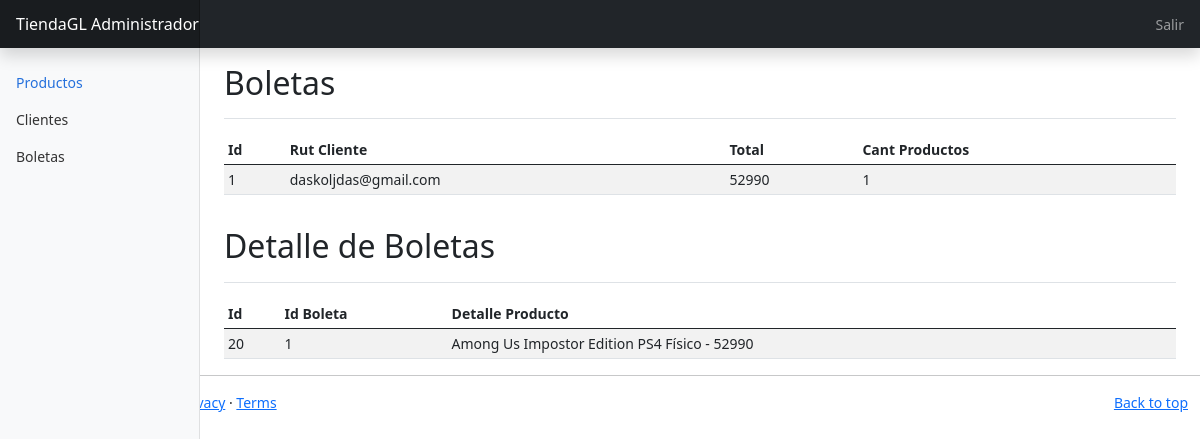
Before: /administrador/boleta with the older database file.
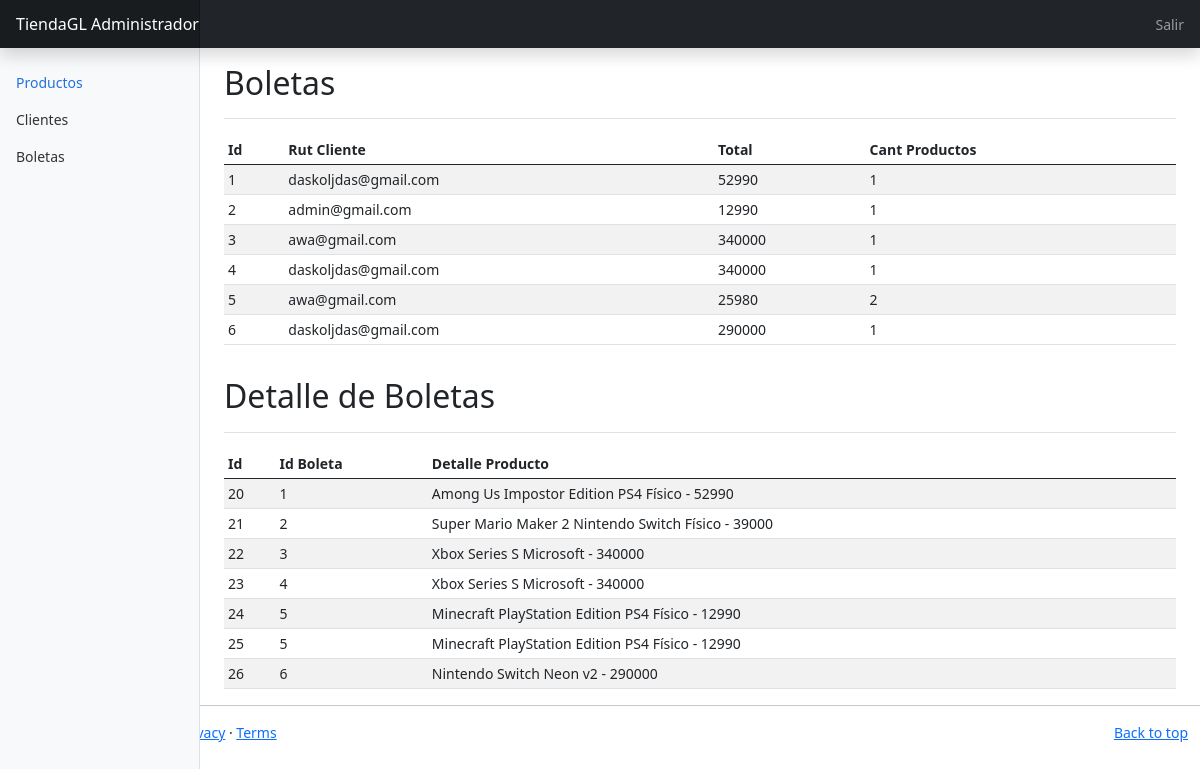
After: the same page with the newer database file.
### tiendaweb/models.py (models this page shows, shortened)
class Boleta(models.Model):
    id = models.AutoField(primary_key=True)
    total = models.CharField(max_length=7, default="0")
    cant_productos = models.CharField(max_length=7, default="0")
    rut_cliente = models.ForeignKey(Cliente, on_delete=models.CASCADE)
    fecha = models.CharField(max_length=30, default="--/--/--_--:--:--")
    tipo_pago = models.CharField(max_length=30, default=" ")
    nro_orden = models.CharField(max_length=100, default="0")
    def __str__(self):
        return str(self.id)
    class Meta:
        db_table = 'tiendaweb_boleta'

class Cliente(AbstractBaseUser, PermissionsMixin):
    rut = models.CharField(primary_key=True, max_length=9)
    nombre = models.CharField(max_length=200)
    email = models.CharField(max_length=100, default=" ")
    direccion = models.CharField(max_length=500)
    is_active = models.BooleanField(default=True)
    is_staff = models.BooleanField(default=False)
    groups = models.ManyToManyField(
        'auth.Group',
        related_name='cliente_set',
        blank=True,
        help_text='The groups this user belongs to.',
        verbose_name='groups',
    )
    user_permissions = models.ManyToManyField(
        'auth.Permission',
        related_name='cliente_permissions_set',
        blank=True,
        help_text='Specific permissions for this user.',
        verbose_name='user permissions',
    )
    objects = ClienteManager()
    USERNAME_FIELD = 'rut'
    REQUIRED_FIELDS = ['nombre', 'email']
    def __str__(self):
        return self.email
    class Meta:
        db_table = 'tiendaweb_cliente'

class Detalle_Boleta(models.Model):
    id = models.AutoField(primary_key=True)
    producto = models.CharField(max_length=500)
    id_boleta = models.ForeignKey(Boleta, on_delete=models.CASCADE)
    class Meta:
        db_table = 'tiendaweb_detalle_boleta'

### tiendaweb/views.py (the view)
# urls.py: path('administrador/boleta', views.boletas, name='boletas'),
def boletas(request):
    boletas = Boleta.objects.all()
    detalle_boletas = Detalle_Boleta.objects.all()
    context = {
        "boletas": boletas,
        "detalle_boletas": detalle_boletas
    }
    return render(request,'adminbol.html',context)

### tiendaweb/templates/adminbol.html
{%extends 'admin.html'%}
{%block content%}
<main class="col-md-9 ms-sm-auto col-lg-10 px-md-4">
    <div class="d-flex justify-content-between flex-wrap flex-md-nowrap align-items-center pt-3 pb-2 mb-3 border-bottom">
      <h1 class="h2">Boletas</h1>
    </div>
    <div class="table-responsive">
      <table class="table table-striped table-sm">
        <thead>
          <tr>
            <th scope="col">Id</th>
            <th scope="col">Rut Cliente</th>
            <th scope="col">Total</th>
            <th scope="col">Cant Productos</th>
          </tr>
        </thead>
        <tbody>
          {% for boleta in boletas %}
          <tr>
            <td>{{ boleta.id }}</td>
            <td>{{ boleta.rut_cliente }}</td>
            <td>{{ boleta.total }}</td>
            <td>{{ boleta.cant_productos }}</td>
          </tr>
          {%endfor%}
        </tbody>
    </table>
</div>
<div class="d-flex justify-content-between flex-wrap flex-md-nowrap align-items-center pt-3 pb-2 mb-3 border-bottom">
  <h1 class="h2">Detalle de Boletas</h1>
</div>
    <div class="table-responsive">
        <table class="table table-striped table-sm">
        <thead>
            <tr>
              <th scope="col">Id</th>
              <th scope="col">Id Boleta</th>
              <th scope="col">Detalle Producto</th>
            </tr>
          </thead>
          <tbody>
            {% for detalle_boleta in detalle_boletas %}
            <tr>
              <td>{{ detalle_boleta.id }}</td>
              <td>{{ detalle_boleta.id_boleta}}</td>
              <td>{{ detalle_boleta.producto}}</td>
            </tr>
            {%endfor%}
          </tbody>
      </table>
    </div>
  </main>
{%endblock%}

### tiendaweb/templates/admin.html (shortened to what this page needs)
<!doctype html>
<html lang="en">
  <head>
    {%load static%}
<link href="{%static 'css/bootstrap.min.css'%}" rel="stylesheet">
    <link href="{%static 'css/dashboard.css'%}" rel="stylesheet">
  </head>
  <body>
<header class="navbar navbar-dark sticky-top bg-dark flex-md-nowrap p-0 shadow">
  <a class="navbar-brand col-md-3 col-lg-2 me-0 px-3" href="#">TiendaGL Administrador</a>
  <div class="navbar-nav">
    <div class="nav-item text-nowrap">
      <a class="nav-link px-3" href="{%url 'home'%}" >Salir</a>
    </div>
  </div>
</header>
<div class="container-fluid">
  <div class="row">
    <nav id="sidebarMenu" class="col-md-3 col-lg-2 d-md-block bg-light sidebar collapse">
      <div class="position-sticky pt-3">
        <ul class="nav flex-column">
          <li class="nav-item">
            <a class="nav-link active" aria-current="page" href="{%url 'administrador'%}">
              Productos
            </a>
          </li>
          <li class="nav-item">
            <a class="nav-link" href="{%url 'acliente'%}">
              Clientes
            </a>
          </li>
          <li class="nav-item">
            <a class="nav-link" href="{%url 'boletas'%}">
              Boletas
            </a>
          </li>
        </ul>
      </div>
    </nav>
    {%block content%}
    {%endblock%}
    <hr>
    <footer class="container">
      <p class="float-end"><a href="#">Back to top</a></p>
      <p>&copy; 2017–2023 Tienda GL &middot; <a href="#">Privacy</a> &middot; <a href="#">Terms</a></p>
    </footer>
  </div>
</div>
  </body>
</html>

### tiendaweb/static/css/dashboard.css (style rules this page uses)
body { font-size: .875rem; }
.sidebar { position: fixed; top: 0; bottom: 0; left: 0; z-index: 100; padding: 48px 0 0; box-shadow: inset -1px 0 0 rgba(0, 0, 0, .1); }
.sidebar .nav-link { font-weight: 500; color: #333; }
.sidebar .nav-link.active { color: #2470dc; }
.navbar-brand { padding-top: .75rem; padding-bottom: .75rem; font-size: 1rem; background-color: rgba(0, 0, 0, .25); box-shadow: inset -1px 0 0 rgba(0, 0, 0, .25); }

Changed rows visible on the page:
added Boleta: id "2", rut_cliente "admin@gmail.com", total "12990", cant_productos "1"
added Boleta: id "3", rut_cliente "awa@gmail.com", total "340000", cant_productos "1"
added Boleta: id "4", rut_cliente "daskoljdas@gmail.com", total "340000", cant_productos "1"
added Boleta: id "5", rut_cliente "awa@gmail.com", total "25980", cant_productos "2"
added Boleta: id "6", rut_cliente "daskoljdas@gmail.com", total "290000", cant_productos "1"
added Detalle_Boleta: id "21", id_boleta "2", producto "Super Mario Maker 2 Nintendo Switch Físico - 39000"
added Detalle_Boleta: id "22", id_boleta "3", producto "Xbox Series S Microsoft - 340000"
added Detalle_Boleta: id "23", id_boleta "4", producto "Xbox Series S Microsoft - 340000"
added Detalle_Boleta: id "24", id_boleta "5", producto "Minecraft PlayStation Edition PS4 Físico - 12990"
added Detalle_Boleta: id "25", id_boleta "5", producto "Minecraft PlayStation Edition PS4 Físico - 12990"
added Detalle_Boleta: id "26", id_boleta "6", producto "Nintendo Switch Neon v2 - 290000"
